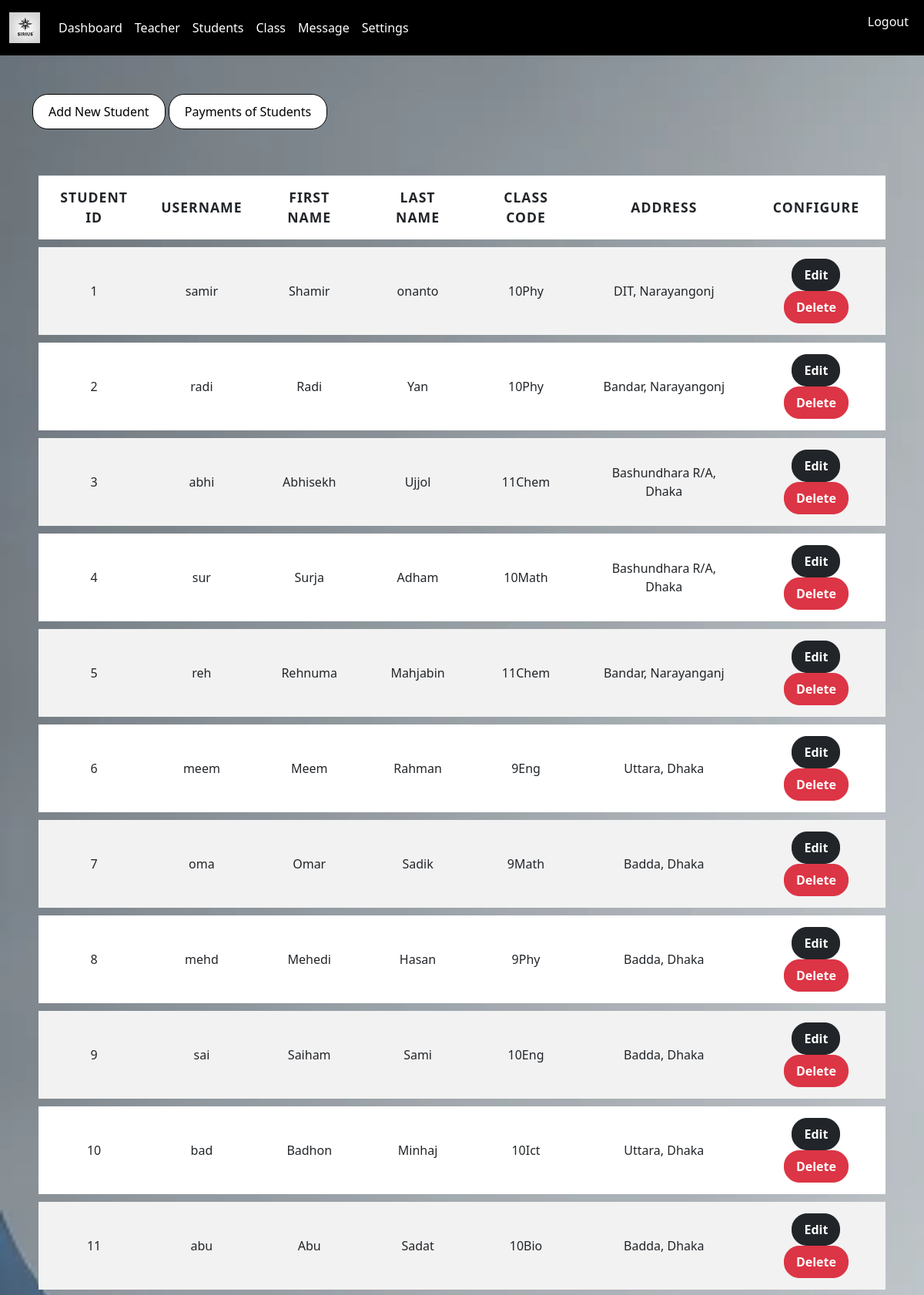
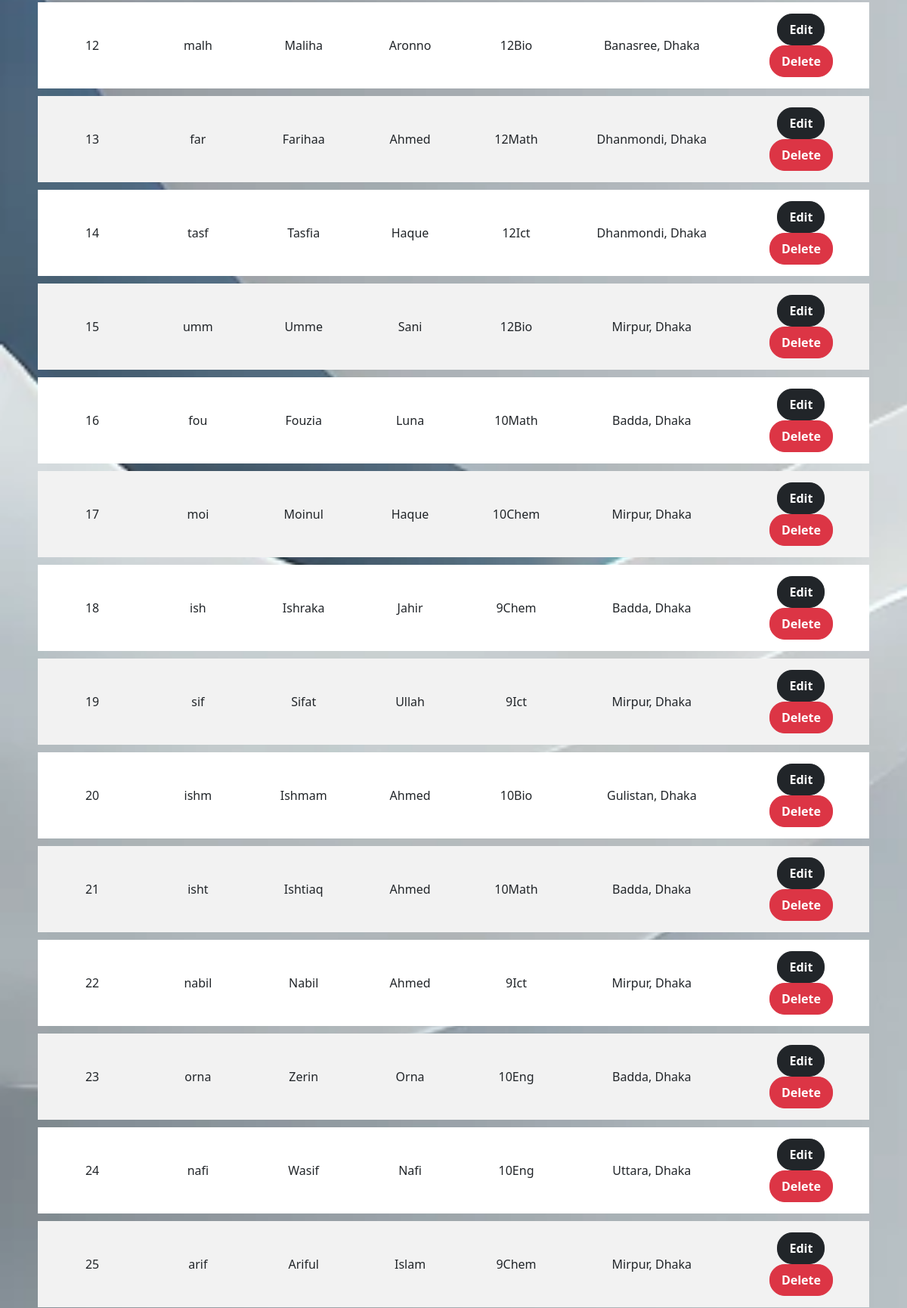
/Sirius/admin/student.php (signed in, upper part), run on the app's committed database (2 pictures, top to bottom).
### tables this page shows
CREATE TABLE `student` (
  `username` varchar(50) NOT NULL,
  `password` varchar(255) NOT NULL,
  `f_name` varchar(50) NOT NULL,
  `l_name` varchar(50) NOT NULL,
  `student_id` int(11) NOT NULL,
  `class_code` varchar(50) DEFAULT NULL,
  `Address` varchar(250) DEFAULT NULL,
  `class_name` int(11) DEFAULT NULL
);

### Sirius/admin/data/students.php (called while the page is built, shortened)
<?php
function getAllStudents($conct)
{
    $sql = "SELECT
                student.student_id,
                student.username,
                student.f_name,
                student.l_name,
                student.class_code,
                student.Address,
                class.class_name
            FROM
                student
            LEFT JOIN
                class ON student.class_code = class.class_code
            ORDER BY
                student_id";
    $stmt = $conct->prepare($sql);
    $stmt->execute();
    if ($stmt->rowCount() >= 1) {
        return $stmt->fetchAll(PDO::FETCH_ASSOC);
    } else {
        return 0;
    }
}
?>

### Sirius/admin/student.php (the view, shortened to what this page needs)
<?php
if (isset($_SESSION['admin_id']) && isset($_SESSION['usert'])) {
    if ($_SESSION['usert'] == '1') {
        include "../dbConnection.php";
        include "../admin/data/students.php";
        $students = getAllStudents($conct);
    }
    ?>
    <!DOCTYPE html>
    <html>
    <head>
        <link href="https://cdnjs.cloudflare.com/ajax/libs/bootstrap/5.3.0/css/bootstrap.min.css" rel="stylesheet">
        <link rel="stylesheet" type="text/css" href="..\Css\Front.css">
        <link rel="stylesheet" href="https://cdnjs.cloudflare.com/ajax/libs/font-awesome/4.7.0/css/font-awesome.min.css">
    </head>
    <body class="image_for_teacher">
        <nav class="navbar navbar-expand-lg navbar-light bg-light" id="Front_nav">
            <div class="container-fluid">
                <a class="navbar-brand" href="#">
                    <img src="..\image\icon.webp" width="40">
                </a>
                <div class="collapse navbar-collapse" id="navbarSupportedContent">
                    <ul class="navbar-nav me-auto mb-2 mb-lg-0">
                        <li class="nav-item">
                            <a class="nav-link" aria-current="page" href="index.php">Dashboard</a>
                        </li>
                        <li class="nav-item">
                            <a class="nav-link" aria-current="page" href="teacher.php">Teacher</a>
                        </li>
                        <li class="nav-item">
                            <a class="nav-link" href="#" data-bs-toggle="modal" data-bs-target="#contactModal">Students</a>
                        </li>
                        <li class="nav-item">
                            <a class="nav-link" href="#" data-bs-toggle="modal" data-bs-target="#contactModal">Class</a>
                        </li>
                        <li class="nav-item">
                            <a class="nav-link" href="#" data-bs-toggle="modal" data-bs-target="#contactModal">Message</a>
                        </li>
                        <li class="nav-item">
                            <a class="nav-link" href="#" data-bs-toggle="modal" data-bs-target="#contactModal">Settings</a>
                        </li>
                    </ul>
                    <ul>
                        <li class="navbar-nav me-auto mb-2 mb-lg-0">
                            <a class="nav-link" href="../logout.php">Logout</a>
                        </li>
                    </ul>
                </div>
            </div>
        </nav>
        <?php if ($students != 0) { ?>
            <div class="container" style="margin-top: 50px;">
                <a href="addStudent.php" class="add-teacher-btn">
                    Add New Student
                </a>
                <a href="students_payment.php" class="add-teacher-btn">
                    Payments of Students
                </a>
            </div>
            <div class="table-responsive" style="margin: 50px;">
                <table class="table table-striped table-hover table-bordered mt- <table class=" table table-striped table-hover
                    table-bordered mt-4">
                    <thead>
                        <tr>
                            <th>Student ID</th>
                            <th>Username</th>
                            <th>First Name</th>
                            <th>Last Name</th>
                            <th>Class Code</th>
                            <th>Address</th>
                            <th>Configure</th>
                        </tr>
                    </thead>
                    <tbody>
                        <?php foreach ($students as $student) { ?>
                            <tr>
                                <td><?= htmlspecialchars($student['student_id']) ?></td>
                                <td><?= htmlspecialchars($student['username']) ?></td>
                                <td><?= htmlspecialchars($student['f_name']) ?></td>
                                <td><?= htmlspecialchars($student['l_name']) ?></td>
                                <td><?= htmlspecialchars($student['class_code']) ?></td>
                                <td><?= htmlspecialchars($student['Address']) ?></td>
                                <td>
                                    <a href="edit_student.php?student_id=<?= $student['student_id'] ?>"
                                        class="btn btn-dark">Edit</a>
                                    <a href="?delete_id=<?= $student['student_id'] ?>" class="btn btn-danger">Delete</a>
                                </td>
                            </tr>
                        <?php } ?>
                    </tbody>
                </table>
            </div>
        <?php } else { ?>
            <div class="alert alert-warning" role="alert">No students found.</div>
        <?php } ?>
    </body>
    </html>
    <?php
} else {
    header("Location: ../login.php");
    exit();
}
?>

### Sirius/Css/Front.css (style rules this page uses)
.image_for_teacher { background: url(../image/web_back.webp); background-size: cover; background-attachment: fixed; }
#Front_nav { background: rgba(0, 0, 0, 1) !important; }
.nav-link { color: white !important; }
.table { border-collapse: separate; border-spacing: 0 10px; }
.table th, .table td { padding: 15px; vertical-align: middle; text-align: center; border: none; }
.table thead th { font-size: 1.1rem; font-weight: 600; text-transform: uppercase; letter-spacing: 1px; }
.table-striped tbody tr:nth-of-type(odd) { background-color: #f9f9f9; }
.btn { font-weight: bold; padding: 8px 15px; border-radius: 20px; transition: background-color 0.3s ease, transform 0.2s ease; }
.add-teacher-btn { background-color: white; color: black; border: 1px solid #000; border-radius: 20px; padding: 10px 20px; font-size: 16px; text-decoration: none; display: inline-block; transition: background-color 0.3s, color 0.3s; }

### data on the page
student: student_id "1", username "samir", f_name "Shamir", l_name "onanto", class_code "10Phy", Address "DIT, Narayangonj"
student: student_id "2", username "radi", f_name "Radi", l_name "Yan", class_code "10Phy", Address "Bandar, Narayangonj"
student: student_id "3", username "abhi", f_name "Abhisekh", l_name "Ujjol", class_code "11Chem", Address "Bashundhara R/A, Dhaka"
student: student_id "4", username "sur", f_name "Surja", l_name "Adham", class_code "10Math", Address "Bashundhara R/A, Dhaka"
student: student_id "5", username "reh", f_name "Rehnuma", l_name "Mahjabin", class_code "11Chem", Address "Bandar, Narayanganj"
student: student_id "6", username "meem", f_name "Meem", l_name "Rahman", class_code "9Eng", Address "Uttara, Dhaka"
student: student_id "7", username "oma", f_name "Omar", l_name "Sadik", class_code "9Math", Address "Badda, Dhaka"
student: student_id "8", username "mehd", f_name "Mehedi", l_name "Hasan", class_code "9Phy", Address "Badda, Dhaka"
student: student_id "9", username "sai", f_name "Saiham", l_name "Sami", class_code "10Eng", Address "Badda, Dhaka"
student: student_id "10", username "bad", f_name "Badhon", l_name "Minhaj", class_code "10Ict", Address "Uttara, Dhaka"
student: student_id "11", username "abu", f_name "Abu", l_name "Sadat", class_code "10Bio", Address "Badda, Dhaka"
student: student_id "12", username "malh", f_name "Maliha", l_name "Aronno", class_code "12Bio", Address "Banasree, Dhaka"
student: student_id "13", username "far", f_name "Farihaa", l_name "Ahmed", class_code "12Math", Address "Dhanmondi, Dhaka"
student: student_id "14", username "tasf", f_name "Tasfia", l_name "Haque", class_code "12Ict", Address "Dhanmondi, Dhaka"
student: student_id "15", username "umm", f_name "Umme", l_name "Sani", class_code "12Bio", Address "Mirpur, Dhaka"
student: student_id "16", username "fou", f_name "Fouzia", l_name "Luna", class_code "10Math", Address "Badda, Dhaka"
student: student_id "17", username "moi", f_name "Moinul", l_name "Haque", class_code "10Chem", Address "Mirpur, Dhaka"
student: student_id "18", username "ish", f_name "Ishraka", l_name "Jahir", class_code "9Chem", Address "Badda, Dhaka"
student: student_id "19", username "sif", f_name "Sifat", l_name "Ullah", class_code "9Ict", Address "Mirpur, Dhaka"
student: student_id "20", username "ishm", f_name "Ishmam", l_name "Ahmed", class_code "10Bio", Address "Gulistan, Dhaka"
student: student_id "21", username "isht", f_name "Ishtiaq", l_name "Ahmed", class_code "10Math", Address "Badda, Dhaka"
student: student_id "22", username "nabil", f_name "Nabil", l_name "Ahmed", class_code "9Ict", Address "Mirpur, Dhaka"
student: student_id "23", username "orna", f_name "Zerin", l_name "Orna", class_code "10Eng", Address "Badda, Dhaka"
student: student_id "24", username "nafi", f_name "Wasif", l_name "Nafi", class_code "10Eng", Address "Uttara, Dhaka"
student: student_id "25", username "arif", f_name "Ariful", l_name "Islam", class_code "9Chem", Address "Mirpur, Dhaka"
